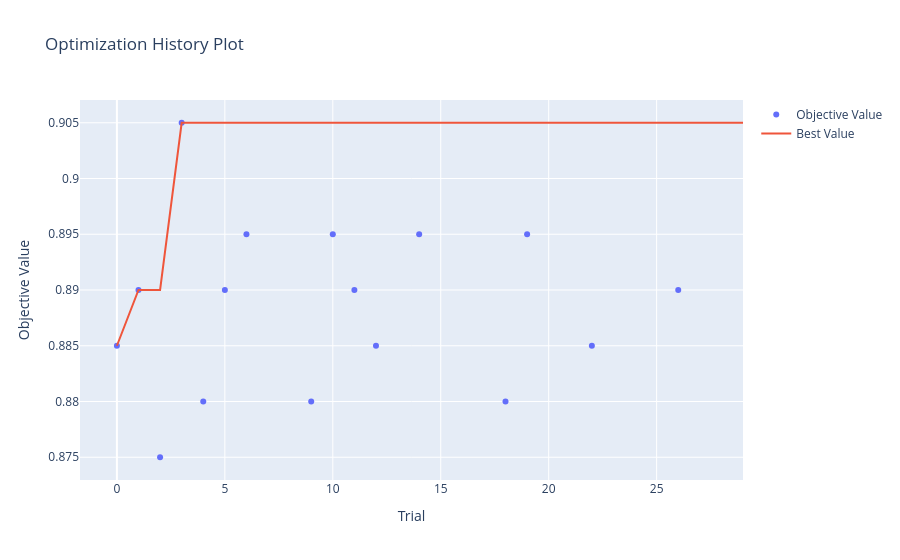

Notebook cell for this chart:
### Code cell
fig=vis.plot_optimization_history(study)
fig.show()

### Figure 1 — Plotly figure (JSON) as saved in the notebook; plotly's stock layout.template omitted (floating-point values rounded to 4 significant figures)
{"data": [{"mode": "markers", "name": "Objective Value", "type": "scatter", "x": [0, 1, 2, 3, 4, 5, 6, 9, 10, 11, 12, 14, 18, 19, 22, 26], "y": [0.885, 0.89, 0.875, 0.905, 0.88, 0.89, 0.895, 0.88, 0.895, 0.89, 0.885, 0.895, 0.88, 0.895, 0.885, 0.89]}, {"mode": "lines", "name": "Best Value", "type": "scatter", "x": [0, 1, 2, 3, 4, 5, 6, 7, 8, 9, 10, 11, 12, 13, 14, 15, 16, 17, 18, 19, 20, 21, 22, 23, 24, 25, 26, 27, 28, 29], "y": [0.885, 0.89, 0.89, 0.905, 0.905, 0.905, 0.905, 0.905, 0.905, 0.905, 0.905, 0.905, 0.905, 0.905, 0.905, 0.905, 0.905, 0.905, 0.905, 0.905, 0.905, 0.905, 0.905, 0.905, 0.905, 0.905, 0.905, 0.905, 0.905, 0.905]}, {"marker": {"color": "#cccccc"}, "mode": "markers", "name": "Infeasible Trial", "showlegend": false, "type": "scatter", "x": [], "y": []}], "layout": {"title": {"text": "Optimization History Plot"}, "xaxis": {"title": {"text": "Trial"}}, "yaxis": {"title": {"text": "Objective Value"}}}}
